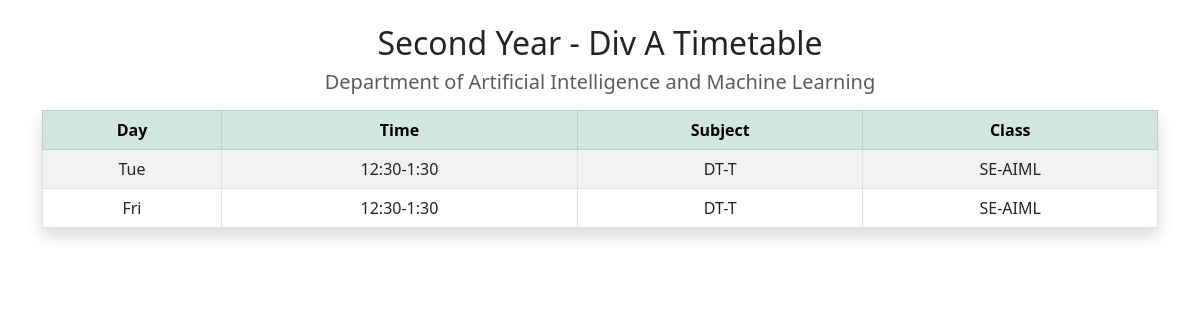
The app's page /timetable (signed in) with its own data.
### models.py (models this page shows)
class Timetable(db.Model):
    id = db.Column(db.Integer, primary_key=True)
    professor = db.Column(db.String(50))
    subject_code = db.Column(db.String(10))
    class_name = db.Column(db.String(20))
    day = db.Column(db.String(10))
    time = db.Column(db.String(20))

### app.py (the view)
@app.route("/timetable")
def timetable():
    if session.get("role") != "professor":
        return redirect("/")
    username = session.get("prof_name")
    data = Timetable.query.filter_by(professor=username).all()
    return render_template("timetable.html", data=data)

### templates/timetable.html
<link href="https://cdn.jsdelivr.net/npm/bootstrap@5.3.0/dist/css/bootstrap.min.css" rel="stylesheet">
<div class="text-center mt-4">
    <h2>Second Year - Div A Timetable</h2>
    <h5 class="text-muted">Department of Artificial Intelligence and Machine Learning</h5>
</div>
<div class="container mt-3">
<table class="table table-bordered table-hover table-striped text-center shadow">
<thead class="table-success">
<tr>
<th>Day</th>
<th>Time</th>
<th>Subject</th>
<th>Class</th>
</tr>
</thead>
<tbody>
{% for t in data %}
<tr>
<td>{{ t.day }}</td>
<td>{{ t.time }}</td>
<td>{{ t.subject_code }}</td>
<td>{{ t.class_name }}</td>
</tr>
{% endfor %}
</tbody>
</table>
</div>

### records on screen
Timetable: day "Tue", time "12:30-1:30", subject_code "DT-T", class_name "SE-AIML"
Timetable: day "Fri", time "12:30-1:30", subject_code "DT-T", class_name "SE-AIML"
